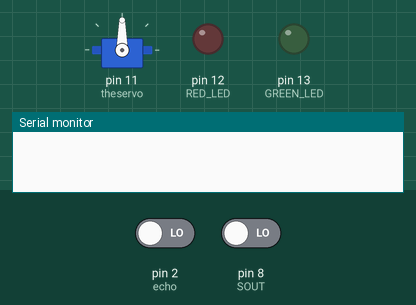
The sketch below on a simulated Arduino Uno, built with avr-gcc and run on an emulated ATmega328P. Parts: servo, output pins drawn as LEDs (lit = HIGH), the last lines printed to the serial monitor. Inputs (shaded band) come from the test bench; at power-on: pin 2 (echo) LOW, pin 8 (SOUT) LOW. Pins used as bus, display or sensor lines are not drawn.

Above: at 0.1 s.
At 6.0 s:
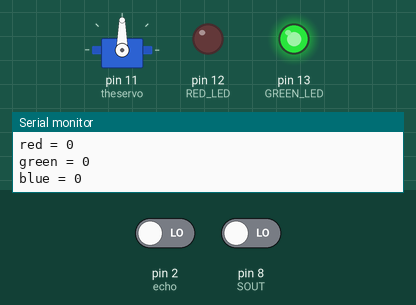
At 6.5 s:
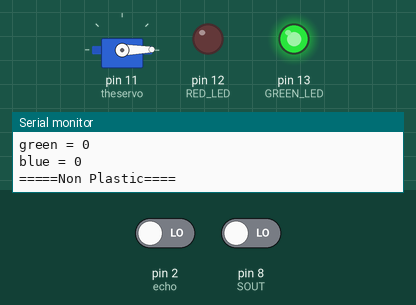
Timing chart, 0 to 8.0 s (numbered marks = the images above):
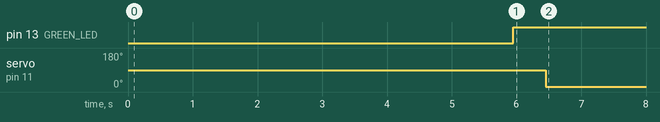

Measured:
- by itself, pin 13 (GREEN_LED): LOW → HIGH at 6.0 s
- by itself, servo on pin 11 (theservo): 90° → 1° at 6.5 s

The sketch:

Waste_Seperation.ino
```cpp
#include <Servo.h>

#define GREEN_LED 13
#define RED_LED 12

#define S0 3
#define S1 4
#define S2 6
#define S3 7
#define SOUT 8

int redFrequency = 0;
int greenFrequency = 0;
int blueFrequency = 0;

const int trigger = 5;
const int echo = 2;

Servo theservo;

float distance;
float dist_inches;

void setup() {
  pinMode(S0, OUTPUT);
  pinMode(S1, OUTPUT);
  pinMode(S2, OUTPUT);
  pinMode(S3, OUTPUT);

  pinMode(SOUT, INPUT);

  digitalWrite(S0, HIGH);
  digitalWrite(S1, LOW);

  pinMode(GREEN_LED, OUTPUT);
  pinMode(RED_LED, OUTPUT);


  pinMode(trigger, OUTPUT);
  Serial.begin(9600);
  pinMode(echo, INPUT);


  theservo.attach(11);
}

void loop() {
  digitalWrite(trigger,LOW);
  delay(500);
  digitalWrite(trigger, LOW);
  delay(500);
  digitalWrite(trigger, HIGH);
  delay(500);
  digitalWrite(trigger, LOW);
  int distance=pulseIn(echo, HIGH);
  distance=distance * 0.035 / 2;
  //RED SETTINGS
  digitalWrite(S2, LOW);
  digitalWrite(S3, LOW);
  //RED OUTPUT
  redFrequency = pulseIn(SOUT, LOW);
  Serial.print("red = ");
  Serial.println(redFrequency);
  delay(150);
  //GREEN SETTINGS
  digitalWrite(S2, HIGH);
  digitalWrite(S3, HIGH);
  //GREEN OUTPUT
  greenFrequency = pulseIn(SOUT, LOW);
  Serial.print("green = ");
  Serial.println(greenFrequency);
  delay(150);
  //BLUE SETTINGS
  digitalWrite(S2, LOW);
  digitalWrite(S3, HIGH);
  //BLUE OUTPUT
  blueFrequency = pulseIn(SOUT, LOW);
  Serial.print("blue = ");
  Serial.println(blueFrequency);
  delay(150);
  if (distance < 20) {
      digitalWrite(RED_LED, LOW);
      digitalWrite(GREEN_LED, HIGH);
      // OBJeCT DEtECTED
      delay(500);
      if (redFrequency > 30 && redFrequency < 80 && greenFrequency > 30 && greenFrequency < 80) {
          Serial.println("====Plastic====");
          theservo.write(180);
      } else {
          Serial.println("=====Non Plastic====");
          theservo.write(1);
      }
  } else {
      // OBJECT NOT DeTEcTED
      digitalWrite(RED_LED, HIGH);
      digitalWrite(GREEN_LED, LOW);
      theservo.write(90);
  }
}
```

Servo_code.c
```cpp
#include <Servo.h>
const int SWITCHPIN = 3;
const int trigger = 5;
const int echo = 2;

Servo theservo;

float distance;
float dist_inches;

void setup() {
  pinMode(LED_BUILTIN, OUTPUT);
  pinMode(SWITCHPIN, INPUT);
  theservo.attach(11);
  Serial.begin(115200);
  pinMode(trigger, OUTPUT);
  pinMode(echo, INPUT);
}

void loop() {
  int pos = 0;
  int ValSwitch;
  ValSwitch = digitalRead(SWITCHPIN);
  digitalWrite(trigger,LOW);
  delayMicroseconds(5);

  digitalWrite(trigger, LOW);
  delayMicroseconds(2);
  digitalWrite(trigger, HIGH);
  delayMicroseconds(10);
  digitalWrite(trigger, LOW);
  int distance=pulseIn(echo, HIGH);
  distance=distance * 0.035 / 2;
  Serial.print("Distance: ");
  Serial.println(distance);
  if (ValSwitch == HIGH) {
    digitalWrite(LED_BUILTIN, HIGH);
    delay(50);
    if(distance < 60) {
      theservo.write(180);
      delay(5);
      Serial.println("Object Observed");
    }
    else{
      theservo.write(90);
      delay(5);
      Serial.println("No Object Observed");
    }
  if (ValSwitch == LOW) {
    digitalWrite(LED_BUILTIN, LOW);
    delay(50);
    }
  }
}
```
